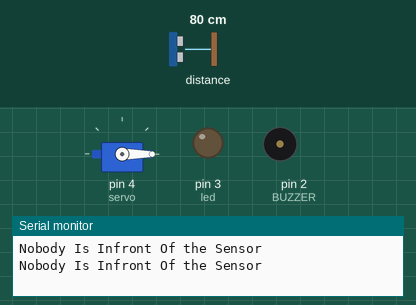
Recording of a sketch running on a simulated Arduino Uno, built with avr-gcc and run on an emulated ATmega328P. Parts: servo, output pins drawn as LEDs (lit = HIGH), buzzer (waves = sounding, pin HIGH), the last lines printed to the serial monitor. Inputs (shaded band) come from the test bench; at power-on: distance to the obstacle 80 cm. The echo pulse lasts 58.3 µs per cm; pins used as bus, display or sensor lines are not drawn.

Above: at 1.5 s.
1.6 s: distance to the obstacle set to 19 cm
4.0 s: distance to the obstacle set to 15 cm
At 6.1 s:
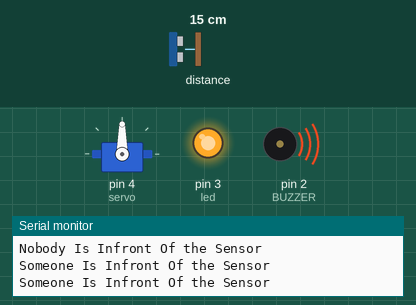
6.4 s: distance to the obstacle set to 18 cm
At 8.5 s:
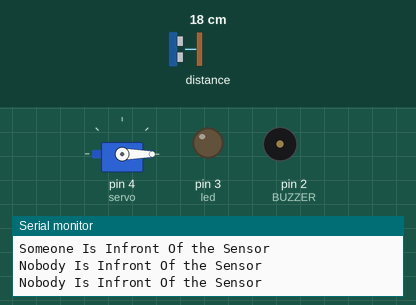
9.2 s: distance to the obstacle set to 2 cm
At 10.8 s:
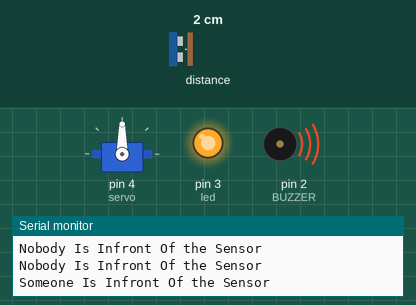
Timing chart, 0 to 12.3 s (numbered marks = the images above; inputs shaded):
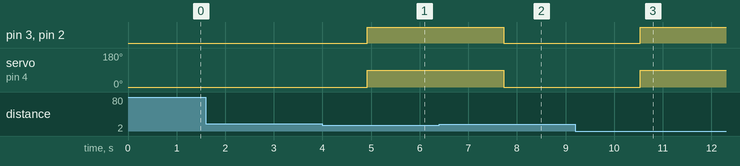

Measured:
- the behaviour switches between 17 and 16 cm on distance to the obstacle (found by bisection; images 0 and 1)
- after the input at 4.0 s, pin 3 (led), pin 2 (BUZZER): LOW → HIGH after 0.92 s; servo on pin 4 (servo): 0° → 90° after 0.92 s
- after the input at 6.4 s, pin 3 (led), pin 2 (BUZZER): HIGH → LOW after 1.3 s; servo on pin 4 (servo): 90° → 0° after 1.3 s
- after the input at 9.2 s, pin 3 (led), pin 2 (BUZZER): LOW → HIGH after 1.3 s; servo on pin 4 (servo): 0° → 90° after 1.3 s

The sketch:

Project_3201.ino
```cpp
#include <Servo.h>
#define Trigpin 1
#define Echopin 0
#define led 3
float distance;
int duration;
int ll = 700;
Servo servo;

void setup() {
  pinMode (Trigpin, OUTPUT);
  pinMode (led, OUTPUT);
  pinMode (Echopin, INPUT);
  pinMode(2,OUTPUT);//BUZZER
  Serial.begin(9600);
  digitalWrite (led, LOW);
  servo.attach(4);
  servo.write(0);
}

void loop() {
  digitalWrite(Trigpin, LOW);
  delayMicroseconds(2);
  digitalWrite(Trigpin, HIGH);
  delayMicroseconds(10);
  digitalWrite(Trigpin, LOW);
  duration = pulseIn(Echopin, HIGH);
  distance = duration * (0.034 / 2);
  delay (ll);

  if (distance<16 && distance>=0)
  {
    Serial.println ("Someone Is Infront Of the Sensor");
    digitalWrite (led,HIGH);
    digitalWrite(2,HIGH);
    servo.write(90);

  }
    else
    {
    Serial.println ("Nobody Is Infront Of the Sensor");
    digitalWrite (led,LOW);
    digitalWrite(2,LOW);
    servo.write(0);
   }

}
```
